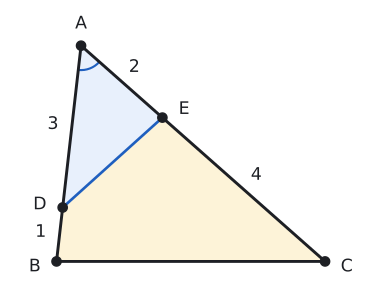

The Python source for this figure:
# Örnek 6: |AD| = 3, |DB| = 1, |AE| = 2, |EC| = 4; A açısı ortak (55°, sorunun cevabı açıya bağlı değil).
import sys; sys.path.insert(0, "tools")
from cizim import *

P = lambda x, y: np.array([float(x), float(y)])
uz = lambda X, Y: float(np.linalg.norm(X - Y))
def dik(K, X, Y, r):
    """K köşesinde KX ile KY arasındaki dik açı işareti (r: kenar boyu)."""
    a_ = (X - K) / uz(X, K) * r; b_ = (Y - K) / uz(Y, K) * r
    ax.plot(*zip(K + a_, K + a_ + b_, K + b_), color=SOLUK, lw=1.3)
def kenar(X, Y, metin, G, d, renk=YAZI, fs=13):
    """[XY] kenarının ortasına, G'den uzak yana d kadar açıkta etiket."""
    M = (X + Y) / 2; t = (Y - X) / uz(X, Y); n = np.array([-t[1], t[0]])
    if np.dot(n, M - G) < 0: n = -n
    ax.text(*(M + d * n), metin, ha="center", va="center", color=renk, fontsize=fs)
def olcu(X, Y, metin, kay, renk=SOLUK, fs=13):
    """X ile Y arasında, kay vektörü kadar kaydırılmış oklu ölçü çizgisi; yazı çizginin dışında."""
    kay = np.array(kay, dtype=float); X2, Y2 = X + kay, Y + kay
    ax.annotate("", xy=Y2, xytext=X2, arrowprops=dict(arrowstyle="<->", color=renk, lw=1.2, shrinkA=0, shrinkB=0))
    for Z in (X, Y): ax.plot(*zip(Z + kay * 0.6, Z + kay * 1.4), color=renk, lw=1)
    M = (X2 + Y2) / 2 + 0.75 * kay
    ax.text(*M, metin, ha="center", va="center", color=YAZI, fontsize=fs)
def harf(X, ad, dx, dy, renk=YAZI):
    nokta(ax, *X, "", renk=renk)
    ax.text(X[0] + dx, X[1] + dy, ad, ha="center", va="center", color=renk, fontsize=13)
def tik(X, Y, n=1, r=0.22, renk=SOLUK):
    """[XY] parçasının ortasına n adet eşitlik çentiği."""
    M = (X + Y) / 2; t = (Y - X) / uz(X, Y); nn = np.array([-t[1], t[0]])
    for i in range(n):
        Q = M + (i - (n - 1) / 2) * 0.16 * t
        ax.plot(*zip(Q - r * nn, Q + r * nn), color=renk, lw=1.3)
def alan(X, Y, Z):
    """XYZ üçgeninin alanı (kontrol için)."""
    u, v = Y - X, Z - X
    return abs(u[0] * v[1] - u[1] * v[0]) / 2
a = np.radians(55)
A0, B0, C0 = P(0, 0), 4 * P(1, 0), 6 * P(np.cos(a), np.sin(a))
t = np.arctan2(*(C0 - B0)[::-1]); R = np.array([[np.cos(-t), -np.sin(-t)], [np.sin(-t), np.cos(-t)]])
A, B, C = [R @ (X - B0) for X in (A0, B0, C0)]
if A[1] < 0: A, B, C = [P(X[0], -X[1]) for X in (A, B, C)]
D, E = A + (B - A) * 3 / 4, A + (C - A) * 2 / 6
print("AB", round(uz(A, B), 4), "AC", round(uz(A, C), 4), "AD", round(uz(A, D), 4), "AE", round(uz(A, E), 4),
      "oran", round(alan(A, D, E) / alan(A, B, C), 4))
G = (A + B + C) / 3
fig, ax = sekil(5.6, 3.8)
ax.set_aspect("equal"); ax.axis("off")
ax.add_patch(patches.Polygon([A, D, E], closed=True, facecolor=MAVI_ACIK, edgecolor="none"))
ax.add_patch(patches.Polygon([D, B, C, E], closed=True, facecolor=SARI_ACIK, edgecolor="none"))
ax.plot(*zip(B, C, A, B), color=YAZI)
ax.plot(*zip(D, E), color=MAVI, lw=2)
aci(ax, A, B, C, r=0.45)
harf(A, "A", 0, 0.4); harf(B, "B", -0.4, -0.1); harf(C, "C", 0.4, -0.1)
nD = D - G; harf(D, "D", -0.42, 0.05); harf(E, "E", 0.4, 0.15)
kenar(A, D, "3", G, 0.35); kenar(D, B, "1", G, 0.35); kenar(A, E, "2", G, 0.35); kenar(E, C, "4", G, 0.35)
xs = [X[0] for X in (A, B, C)]; ys = [X[1] for X in (A, B, C)]
ax.set_xlim(min(xs) - 0.9, max(xs) + 0.9); ax.set_ylim(min(ys) - 0.5, max(ys) + 0.7)
kaydet(fig, __file__)
